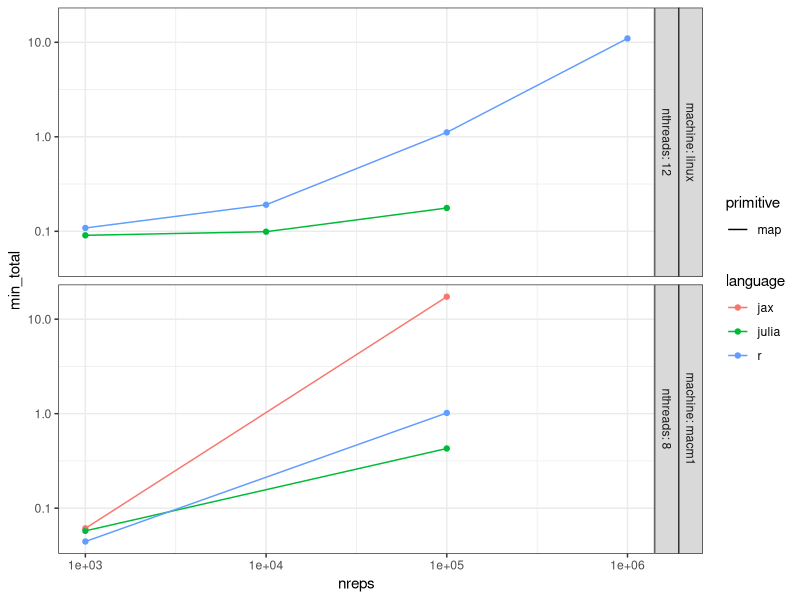
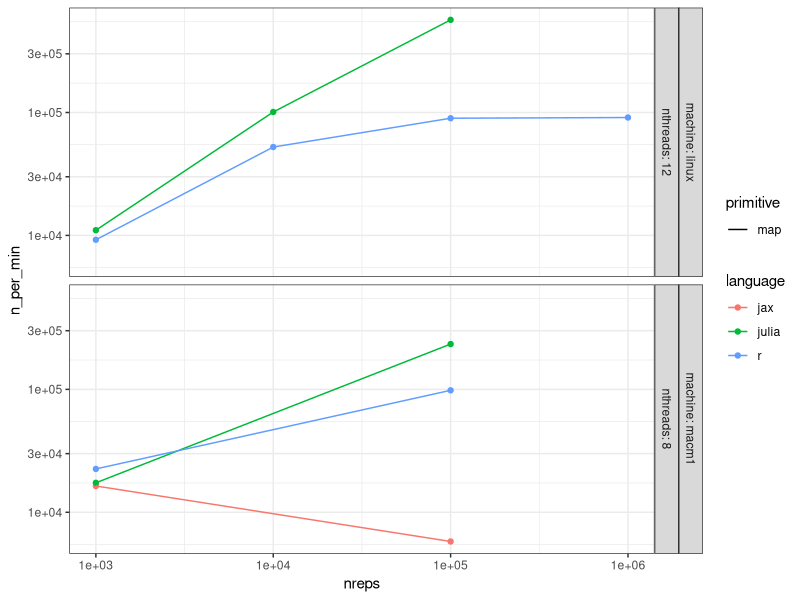
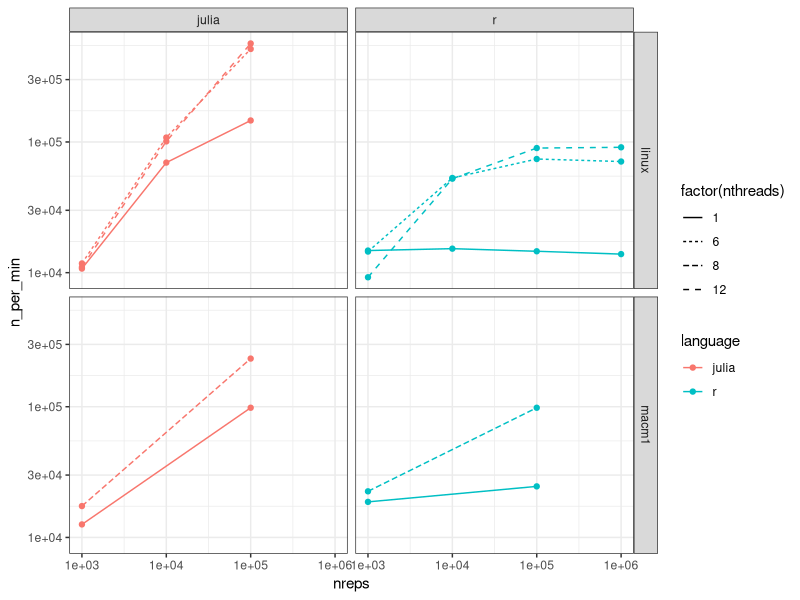

R code for these plots, in order:
## ---- chunk 1
#| label: fig-times
#| fig-cap: "Time to run experiments on the maximum number of threads"
#| eval: true
#| code-fold: true

suppressMessages({
    library(dplyr)
    library(data.table)
    library(purrr)
    library(stringr)
    library(ggplot2); theme_set(theme_bw())
    library(knitr)
    library(kableExtra)
})

# get timings from mac
lns <- readr::read_lines('timings.txt')
# get timings from linux machine
blns <- readr::read_lines('bashtimings.txt')

# remove lines with warnings / errors printed to txt file
lns <- str_subset(lns, "^Rscript|julia|python")
mtimings <- data.table(raw_string=lns)
btimings <- data.table(raw_string=blns)

# remove white space and first word (for linux)
timings <- rbindlist(list(macm1=mtimings, linux=btimings), idcol='machine')
timings[, string:=str_trim(raw_string)] # remove white space
timings[, string:=str_replace(string, "^real\t", "")] # remove first word linux

# find the language from the string
timings[machine=='macm1', command:=word(string)]
timings[command=='Rscript', language:='r']
timings[command=='python', language:='jax']
timings[command=='julia', language:='julia']
timings[machine=='linux', language:=str_extract(string, "(?<=s )[a-z]+")]

# grab number of threads and reps
timings[, nthreads:=as.integer(str_extract(string, "(\\d+)(?= nthreads)"))]
timings[, max_threads:=max(nthreads, na.rm=T), by='machine']
timings[is.na(nthreads) & language == 'jax', nthreads:=max_threads]
timings[is.na(nthreads) & language %in% c('r', 'julia'), nthreads:=1L]
timings[, nreps:=as.integer(str_extract(string, "(\\d+)(?= nreps)"))]
timings[, max_threads:=max(nthreads), by='machine']

# find jax primitive
timings[, primitive:=str_extract(string, "(\\w+)(?= primitive)")]
timings[machine=='macm1'&language=='jax'&is.na(primitive), primitive:='map']
#timings <- timings[!(language=='jax' & primitive!='map')]
# timings[language=='jax', language:=paste0(language, '-', primitive)]
timings[language!='jax', primitive:='map']
timings <- timings[!str_ends(primitive, 'nojit')]

# grab the time 
timings[machine=='macm1', time_str:=str_extract(string, "(?<=cpu\\ )(.*)(?= total)")]
timings[, milliseconds:=as.integer(str_extract(time_str, "(\\d+)$"))]
timings[, seconds     :=as.integer(str_extract(time_str, "(\\d+)(?=.)"))]
timings[, minutes     :=as.integer(str_extract(time_str, "(\\d+)(?=:)"))]
timings[, hours       :=as.integer(str_extract(time_str, "(\\d+)(?=:(\\d+:))"))]
timings[machine=='linux', minutes:=as.integer(str_extract(string, "^(\\d+)"))]
timings[machine=='linux', seconds:=as.integer(str_extract(string, "(?<=m)(\\d+)"))]
timings[machine=='linux', milliseconds:=as.integer(str_extract(string, "(\\d+)(?=s)"))]
timings[is.na(minutes), minutes:=0]
timings[is.na(hours), hours:=0]


timings[, sec_total:=60*60*hours + 60*minutes + seconds + milliseconds / 1000]
timings[, min_total:=sec_total / 60]

# add some vars
timings[, n_per_min:=nreps / min_total]
timings[, n_per_min3:=n_per_min/1000]

# remove a couple of failed runs where time went down for more experiments (= out of memory)
#timings <- timings[n_per_min < 1.5e6]


fwrite(timings, 'allresults.csv', row.names=F)

ggplot(timings[nthreads==max_threads], aes(x=nreps, y=min_total, col=language)) +
  geom_point() + geom_line(aes(linetype=primitive)) + 
  scale_x_log10() + scale_y_log10() + 
  # facet_grid(machine+nthreads~primitive, labeller='label_both')
  facet_grid(machine+nthreads~., labeller='label_both')
## ---- chunk 2
#| label: exclude-oom
#| eval: true
#| echo: false

timings <- timings[!((language == 'jax') & (primitive != 'map') & (nreps > 1e5))]

## ---- chunk 3
#| label: fig-speeds
#| fig-cap: "Speed: number of repetitions per minute versus of number of experiments"
#| eval: true
#| echo: false

ggplot(timings[nthreads==max_threads], aes(x=nreps, y=n_per_min, col=language)) +
  geom_point() + geom_line(aes(linetype=primitive)) + 
  scale_x_log10() + scale_y_log10() + 
  facet_grid(machine+nthreads~., labeller='label_both')
## ---- chunk 4
#| label: fig-threads
#| fig-cap: "Scaling of speed with number of threads"
#| eval: true
#| echo: false

ggplot(timings[!str_starts(language, 'jax')], aes(x=nreps, y=n_per_min, col=language)) +
  geom_point() + geom_line(aes(linetype=factor(nthreads))) + 
  scale_x_log10() + scale_y_log10() + 
  facet_grid(machine~language)
## ---- chunk 5
#| label: tab-threads
#| tbl-cap: "Scaling of speed with number of threads, number of experiments per minute (1000s)"
#| eval: true
#| echo: false

tw <- dcast(timings[!str_starts(language, 'jax')], language+nreps~machine+nthreads, value.var='n_per_min3')
tw[, `:=`(speedup6=linux_6/linux_1, speedup12=linux_12/linux_1, speedup8=macm1_8/macm1_1)]
outcols <- c('language', 'nreps', 'linux_1', 'linux_6', 'speedup6', 'linux_12', 'speedup12', 'macm1_1', 'macm1_8', 'speedup8')

tw[, .SD, .SDcols=outcols] %>%
  mutate_if(is.double, ~format(round(., 1), nsmall = 1)) %>%
  kable(align='r') %>%
  row_spec(4, hline_after=T) %>%
  column_spec(3, border_right=T) %>%
  column_spec(5, border_right=T) %>%
  column_spec(7, border_right=T) %>%
  column_spec(8, border_left=T, border_right=T) %>%
  kable_styling()
## ---- chunk 6
#| label: tbl-best-per-language
#| tbl-cap: "Best speeds per language and machine"
#| eval: true
#| echo: false

timings[order(-n_per_min), lang_order:=1:.N, by=c('language', 'machine')]
best_r_speeds <- timings[lang_order==1&language=='r', list(n_per_min, machine)]
timings[best_r_speeds, vs_r_speedup:=n_per_min/i.n_per_min, on='machine']

tabcolnames <- c('nreps'='n experiments',
                 'nthreads'='n threads',
                 'min_total'='running time (minutes)',
                 'n_per_min3'='experiments per minute (x1000)',
                 'vs_r_speedup'='speed-up vs best R',
                 'language'='language',
                 'primitive'='primitive',
                 'machine'='machine')
tabcols <- names(tabcolnames)

timings[lang_order==1, .SD, .SDcols=tabcols] %>%
    .[order(machine,language)] %>%
    mutate_if(is.double, ~format(round(., 1), nsmall = 1)) %>%
    kable(align='r', col.names=tabcolnames)
## ---- chunk 7
#| label: tbl-topspeeds
#| tbl-cap: "top 10 speeds overall"
#| eval: true
#| echo: false

timings[order(-n_per_min), .SD, .SDcols=tabcols][1:10] %>%
    mutate_if(is.double, ~format(round(., 1), nsmall = 1)) %>%
    kable(align='r', col.names = tabcolnames)
